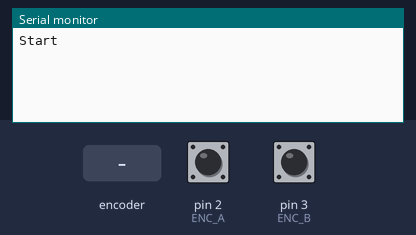
Bench run of a sketch on a simulated Arduino Uno, built with avr-gcc and run on an emulated ATmega328P. Parts: the last lines printed to the serial monitor. The test bench sets the inputs (shaded band); at power-on: pin 2 (ENC_A) HIGH, pin 3 (ENC_B) HIGH.

Above: at 1.2 s.
1.3 s: rotary encoder on pin 2 (ENC_A) / pin 3 (ENC_B) turned 1 step (first pin leading)
At 2.3 s:
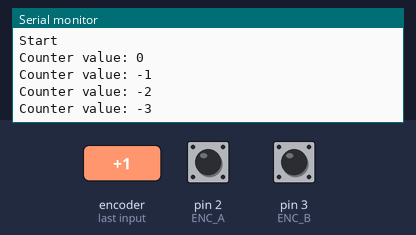
3.0 s: rotary encoder on pin 2 (ENC_A) / pin 3 (ENC_B) turned 1 step (first pin leading)
At 3.6 s:
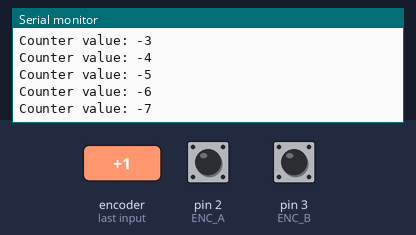
Timing chart, 0 to 6.0 s (numbered marks = the images above; inputs shaded):
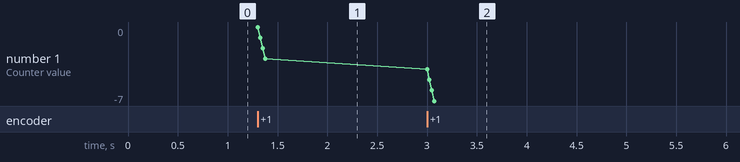

The sketch:

encoder2.ino
```cpp
#define ENC_A 2
#define ENC_B 3
#define ENC_PORT PINC

void setup()
{
 /* Setup encoder pins as inputs */
 pinMode(ENC_A, INPUT);
 digitalWrite(ENC_A, HIGH);
 pinMode(ENC_B, INPUT);
 digitalWrite(ENC_B, HIGH);
 Serial.begin (115200);
 Serial.println("Start");
}

void loop()
{
static int counter = 0;      //this variable will be changed by encoder input
int8_t tmpdata;
/**/
 tmpdata = read_encoder();
 if( tmpdata ) {
   Serial.print("Counter value: ");
   Serial.println(counter, DEC);
   counter += tmpdata;
 }
}

/* returns change in encoder state (-1,0,1) */
int8_t read_encoder()
{
 int8_t enc_states[] = {0,-1,1,0,1,0,0,-1,-1,0,0,1,0,1,-1,0};
 static uint8_t old_AB = 0;
 /**/
 old_AB <<= 2;                   //remember previous state
 old_AB |= ((digitalRead (ENC_B) << 1) | digitalRead (ENC_A));  //add current state
 return ( enc_states[( old_AB & 0x0f )]);
}
```

Measured:
- after the input at 1.3 s, the serial monitor: prints a new line at once (image 1)
- after the input at 3.0 s, the serial monitor: prints a new line at once (image 2)
- plotted number 1: -3 → -7 after the input at 3.0 s
